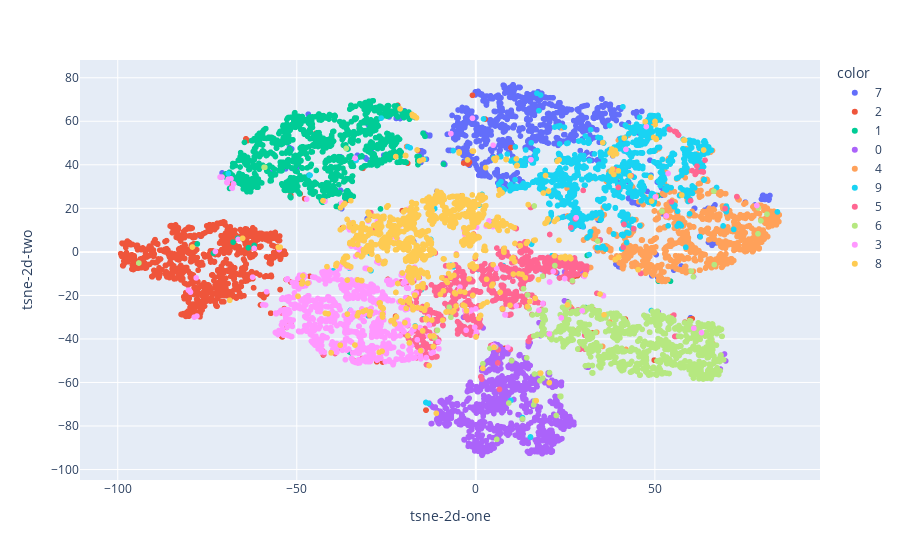

The code cell stored with this chart in its notebook:
### Code cell
tsne = TSNE(n_components=2)
tsne_results = tsne.fit_transform(encoded_samples.drop(['label'], axis=1))

fig = px.scatter(tsne_results, x=0, y=1, color=encoded_samples.label.astype(str),labels={'0': 'tsne-2d-one', '1': 'tsne-2d-two'})
fig.show()

### Figure 1 — Plotly figure (JSON) as saved in the notebook; plotly's stock layout.template omitted (floating-point values rounded to 4 significant figures; data arrays with more than 128 entries replaced by an {"elided": "..."} marker saying what was removed)
{"data": [{"hovertemplate": "color=7<br>tsne-2d-one=%{x}<br>tsne-2d-two=%{y}<extra></extra>", "legendgroup": "7", "marker": {"color": "#636efa", "symbol": "circle"}, "mode": "markers", "name": "7", "showlegend": true, "type": "scattergl", "x": {"elided": "1028 float values"}, "xaxis": "x", "y": {"elided": "1028 float values"}, "yaxis": "y"}, {"hovertemplate": "color=2<br>tsne-2d-one=%{x}<br>tsne-2d-two=%{y}<extra></extra>", "legendgroup": "2", "marker": {"color": "#EF553B", "symbol": "circle"}, "mode": "markers", "name": "2", "showlegend": true, "type": "scattergl", "x": {"elided": "1032 float values"}, "xaxis": "x", "y": {"elided": "1032 float values"}, "yaxis": "y"}, {"hovertemplate": "color=1<br>tsne-2d-one=%{x}<br>tsne-2d-two=%{y}<extra></extra>", "legendgroup": "1", "marker": {"color": "#00cc96", "symbol": "circle"}, "mode": "markers", "name": "1", "showlegend": true, "type": "scattergl", "x": {"elided": "1135 float values"}, "xaxis": "x", "y": {"elided": "1135 float values"}, "yaxis": "y"}, {"hovertemplate": "color=0<br>tsne-2d-one=%{x}<br>tsne-2d-two=%{y}<extra></extra>", "legendgroup": "0", "marker": {"color": "#ab63fa", "symbol": "circle"}, "mode": "markers", "name": "0", "showlegend": true, "type": "scattergl", "x": {"elided": "980 float values"}, "xaxis": "x", "y": {"elided": "980 float values"}, "yaxis": "y"}, {"hovertemplate": "color=4<br>tsne-2d-one=%{x}<br>tsne-2d-two=%{y}<extra></extra>", "legendgroup": "4", "marker": {"color": "#FFA15A", "symbol": "circle"}, "mode": "markers", "name": "4", "showlegend": true, "type": "scattergl", "x": {"elided": "982 float values"}, "xaxis": "x", "y": {"elided": "982 float values"}, "yaxis": "y"}, {"hovertemplate": "color=9<br>tsne-2d-one=%{x}<br>tsne-2d-two=%{y}<extra></extra>", "legendgroup": "9", "marker": {"color": "#19d3f3", "symbol": "circle"}, "mode": "markers", "name": "9", "showlegend": true, "type": "scattergl", "x": {"elided": "1009 float values"}, "xaxis": "x", "y": {"elided": "1009 float values"}, "yaxis": "y"}, {"hovertemplate": "color=5<br>tsne-2d-one=%{x}<br>tsne-2d-two=%{y}<extra></extra>", "legendgroup": "5", "marker": {"color": "#FF6692", "symbol": "circle"}, "mode": "markers", "name": "5", "showlegend": true, "type": "scattergl", "x": {"elided": "892 float values"}, "xaxis": "x", "y": {"elided": "892 float values"}, "yaxis": "y"}, {"hovertemplate": "color=6<br>tsne-2d-one=%{x}<br>tsne-2d-two=%{y}<extra></extra>", "legendgroup": "6", "marker": {"color": "#B6E880", "symbol": "circle"}, "mode": "markers", "name": "6", "showlegend": true, "type": "scattergl", "x": {"elided": "958 float values"}, "xaxis": "x", "y": {"elided": "958 float values"}, "yaxis": "y"}, {"hovertemplate": "color=3<br>tsne-2d-one=%{x}<br>tsne-2d-two=%{y}<extra></extra>", "legendgroup": "3", "marker": {"color": "#FF97FF", "symbol": "circle"}, "mode": "markers", "name": "3", "showlegend": true, "type": "scattergl", "x": {"elided": "1010 float values"}, "xaxis": "x", "y": {"elided": "1010 float values"}, "yaxis": "y"}, {"hovertemplate": "color=8<br>tsne-2d-one=%{x}<br>tsne-2d-two=%{y}<extra></extra>", "legendgroup": "8", "marker": {"color": "#FECB52", "symbol": "circle"}, "mode": "markers", "name": "8", "showlegend": true, "type": "scattergl", "x": {"elided": "974 float values"}, "xaxis": "x", "y": {"elided": "974 float values"}, "yaxis": "y"}], "layout": {"legend": {"title": {"text": "color"}, "tracegroupgap": 0}, "margin": {"t": 60}, "xaxis": {"anchor": "y", "domain": [0, 1], "title": {"text": "tsne-2d-one"}}, "yaxis": {"anchor": "x", "domain": [0, 1], "title": {"text": "tsne-2d-two"}}}}
